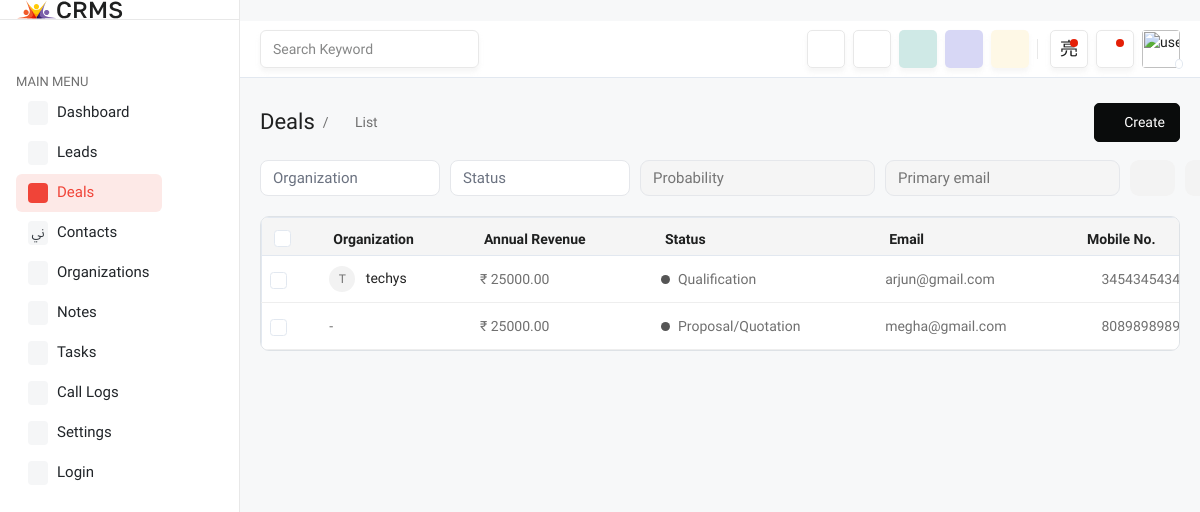
The page /deals/ (signed in) on the database its author committed.
### app/models.py (models this page shows, shortened)
class Deal_db(models.Model):
    branch = models.ForeignKey(Branch_db, on_delete=models.CASCADE, related_name='deals')
    lead = models.ForeignKey(Lead_db, on_delete=models.SET_NULL, null=True, blank=True, related_name='deals')
    organization = models.ForeignKey(Organization_db, on_delete=models.SET_NULL, null=True, blank=True, related_name='deals')
    industry = models.ForeignKey(Industry_db, on_delete=models.SET_NULL, null=True, blank=True, related_name='deals')
    deal_owner = models.ForeignKey(Users_db, on_delete=models.SET_NULL, null=True, blank=True, related_name='deals')
    territory = models.ForeignKey(Territory_db, on_delete=models.SET_NULL, null=True, blank=True, related_name='deals')
    website = models.URLField(max_length=255, blank=True, null=True)
    no_of_employees = models.CharField(max_length=20, choices=EMPLOYEE_CHOICES, blank=True, null=True)
    annual_revenue = models.DecimalField(max_digits=15, decimal_places=2, default=0)
    salutation = models.CharField(max_length=20, choices=SALUTATION_CHOICES, blank=True, null=True)
    first_name = models.CharField(max_length=100, blank=True, null=True)
    last_name = models.CharField(max_length=100, blank=True, null=True)
    primary_email = models.EmailField(blank=True, null=True)
    primary_mobile_no = models.CharField(max_length=20, blank=True, null=True)
    gender = models.CharField( max_length=20, choices=GENDER_CHOICES, blank=True, null=True)
    deal_status = models.CharField(max_length=50, choices=DEAL_STATUS_CHOICES, default='qualification')
    probability = models.PositiveIntegerField(default=0)
    status = models.CharField(max_length=20, choices=STATUS_CHOICES, default='active')
    created_at = models.DateTimeField(auto_now_add=True)
    updated_at = models.DateTimeField(auto_now=True)

class Organization_db(models.Model):
    branch = models.ForeignKey(Branch_db, on_delete=models.CASCADE, related_name='organizations')
    address = models.ForeignKey(Address_db, on_delete=models.SET_NULL, null=True, blank=True, related_name='organizations')
    industry = models.ForeignKey(Industry_db, on_delete=models.SET_NULL, null=True, blank=True, related_name='organizations')
    territory = models.ForeignKey(Territory_db, on_delete=models.SET_NULL, null=True, blank=True, related_name='organizations')
    organization_name = models.CharField(max_length=200)
    website = models.URLField(max_length=255, blank=True, null=True)
    annual_revenue = models.DecimalField(max_digits=15, decimal_places=2, default=0)
    no_of_employees = models.CharField(max_length=20, choices=EMPLOYEE_CHOICES, blank=True, null=True)
    status = models.CharField(max_length=20, choices=STATUS_CHOICES, default='active')
    created_at = models.DateTimeField(auto_now_add=True)
    updated_at = models.DateTimeField(auto_now=True)

### app/views.py (the view)
def deals(request):
    if 'B_id' in request.session:
        if request.session.has_key('B_id'):
            B_id = request.session['B_id']
        branch = Branch_db.objects.get(id=B_id)
        deals_list = Deal_db.objects.filter(
            branch=branch,
            status="active"
        ).select_related(
            "organization",
            "lead",
            "industry",
            "deal_owner",
            "territory"
        ).order_by("-created_at")
        organizations = Organization_db.objects.filter(
            branch=branch,
            status="active"
        ).select_related(
            "industry",
            "territory"
        ).order_by("organization_name")
        industries = Industry_db.objects.filter(
            branch=branch,
            status="active"
        ).order_by("industry_name")
        territories = Territory_db.objects.filter(
            branch=branch,
            status="active"
        ).order_by("territory_name")
        users = Users_db.objects.filter(
            branch=branch,
            status="active"
        ).order_by("full_name")
        leads = Lead_db.objects.filter(
            branch=branch,
            status="active"
        ).order_by(
            "first_name",
            "last_name"
        )
        return render(
            request,
            "deals.html",
            {
                "deals": deals_list,
                "organizations": organizations,
                "industries": industries,
                "territories": territories,
                "users": users,
                "leads": leads,
                "employee_choices":
                    Deal_db._meta.get_field(
                        "no_of_employees"
                    ).choices,
                "salutation_choices":
                    Deal_db._meta.get_field(
                        "salutation"
                    ).choices,
                "gender_choices":
                    Deal_db._meta.get_field(
                        "gender"
                    ).choices,
                "deal_status_choices":
                    Deal_db._meta.get_field(
                        "deal_status"
                    ).choices,
                "branch": branch,
            }
        )
    else:
        return redirect("login")

### templates/deals.html (shortened to what this page needs)
{% extends 'base.html' %}
{% load static %}
{% block content %}
<div class="page-wrapper">
<div class="content">
    <div class="d-flex align-items-center justify-content-between gap-2 mb-4">
        <div class="d-flex align-items-center gap-2">
            <h4 class="mb-0 fw-normal">Deals</h4>
            <span class="text-muted">/</span>
            <span class="fw-medium">
                <i class="ti ti-list me-1"></i>
                List
                <i class="ti ti-chevron-down ms-1"></i>
            </span>
        </div>
        <button type="button"
                class="btn btn-dark"
                data-bs-toggle="modal"
                data-bs-target="#createDealModal">
            <i class="ti ti-plus me-1"></i>
            Create
        </button>
    </div>
    <div class="deal-toolbar">
<div class="deal-filter-dropdown">
    <button type="button"
            class="deal-dropdown-btn"
            data-dropdown="dealFilterOrganizationDropdown">
        <span class="selected-text">
            Organization
        </span>
        <i class="ti ti-chevron-down"></i>
    </button>
</div>
<div class="deal-filter-dropdown">
    <button type="button"
            class="deal-dropdown-btn"
            data-dropdown="dealFilterStatusDropdown">
        <span class="selected-text">
            Status
        </span>
        <i class="ti ti-chevron-down"></i>
    </button>
</div>
        <input type="number"
               id="probabilityFilter"
               class="deal-input"
               placeholder="Probability"
               min="0"
               max="100">
        <input type="text"
               id="emailFilter"
               class="deal-input"
               placeholder="Primary email">
        <button type="button"
                class="toolbar-btn"
                onclick="window.location.reload()">
            <i class="ti ti-refresh"></i>
        </button>
        <button type="button"
                class="toolbar-btn"
                id="filterButton">
        </button>
    </div>
    <div class="deals-table-wrapper">
        <div class="deals-table-area">
            <table class="table deals-table mb-0">
                <thead>
                    <tr>
                        <th>
                            <input type="checkbox"
                                   id="selectAllDeals"
                                   class="form-check-input">
                        </th>
                        <th>Organization</th>
                        <th>Annual Revenue</th>
                        <th>Status</th>
                        <th>Email</th>
                        <th>Mobile No.</th>
                    </tr>
                </thead>
                <tbody>
                {% for deal in deals %}
                    <tr class="deal-row"
                        data-organization="{{ deal.organization.id|default:'' }}"
                        data-status="{{ deal.deal_status }}"
                        data-probability="{{ deal.probability }}"
                        data-email="{{ deal.primary_email|default:'' }}"
                        onclick="if (!event.target.closest('input, a, button')) window.location.href='{% url 'deal_detail' deal.id %}'">
                        <td>
                            <input type="checkbox"
                                   class="form-check-input deal-checkbox">
                        </td>
                        <td>
                            {% if deal.organization %}
                                <span class="deal-avatar">
                                    {{ deal.organization.organization_name|first|upper }}
                                </span>
                                <a href="{% url 'deal_detail' deal.id %}"
                                   class="deal-link">
                                    {{ deal.organization.organization_name }}
                                </a>
                            {% else %}
                                -
                            {% endif %}
                        </td>
                        <td>
                            ₹ {{ deal.annual_revenue|default:"0.00" }}
                        </td>
                        <td>
                            <span class="status-wrapper">
                                <span class="status-dot"></span>
                                {{ deal.get_deal_status_display }}
                            </span>
                        </td>
                        <td>
                            {{ deal.primary_email|default:"-" }}
                        </td>
                        <td>
                            {% if deal.primary_mobile_no %}
                                <i class="ti ti-phone me-1"></i>
                                {{ deal.primary_mobile_no }}
                            {% else %}
                                -
                            {% endif %}
                        </td>
                    </tr>
                {% endfor %}
                </tbody>
            </table>
        </div>
    </div>
</div>
</div>
{% endblock %}

### templates/deals.html (style rules this page uses)
.deal-toolbar { display:flex; align-items:center; gap:10px; margin-bottom:18px; width:max-content; min-width:100%; white-space:nowrap; overflow:visible; }
.deal-filter, .deal-input { height:36px; border:1px solid #e5e7eb; background:#f5f5f5; border-radius:9px; padding:0 12px; font-size:15px; color:#555; flex-shrink:0; }
.deal-input { width:235px; }
.toolbar-btn { height:36px; border:0; background:#f3f3f3; border-radius:9px; padding:0 14px; font-size:15px; white-space:nowrap; flex-shrink:0; }
.toolbar-btn i { margin-right:5px; }
.deals-table-wrapper { width:100%; background:#fff; border:1px solid #dee2e6; border-radius:9px; overflow:hidden; }
.deals-table-area { width:100%; overflow-x:auto; }
.deals-table { width:1400px; min-width:1400px; margin:0; }
.deals-table thead th { background:#f5f5f5; padding:12px 14px; white-space:nowrap; font-weight:500; color:#555; }
.deals-table tbody td { padding:12px 14px; white-space:nowrap; border-bottom:1px solid #eee; vertical-align:middle; }
.deal-link { color:#222; text-decoration:none; font-weight:500; }
.deal-avatar { display:inline-flex; align-items:center; justify-content:center; width:26px; height:26px; border-radius:50%; background:#f2f2f2; margin-right:7px; font-size:12px; }
.status-wrapper { display:inline-flex; align-items:center; }
.status-dot { display:inline-block; width:9px; height:9px; margin-right:8px; background:#555; border-radius:50%; }
.deal-filter-dropdown { position: relative; width: 180px; min-width: 180px; }
.deal-dropdown-btn { width: 100%; height: 36px; border: 1px solid #e5e7eb; background: #fff; border-radius: 8px; padding: 0 12px; display: flex; align-items: center; justify-content: space-between; font-size: 15px; color: #6b7280; cursor: pointer; }
.deal-dropdown-btn i { font-size: 16px; }
.deal-toolbar { display: flex; align-items: center; gap: 10px; width: max-content; min-width: 100%; margin-bottom: 20px; overflow: visible; white-space: nowrap; }

### rows shown on the page
Deal_db: organization.organization_name|first "T", organization.organization_name "techys", annual_revenue "25000.00", deal_status "Qualification", primary_email "arjun@gmail.com", primary_mobile_no "3454345434"
Deal_db: annual_revenue "25000.00", deal_status "Proposal/Quotation", primary_email "megha@gmail.com", primary_mobile_no "8089898989"
